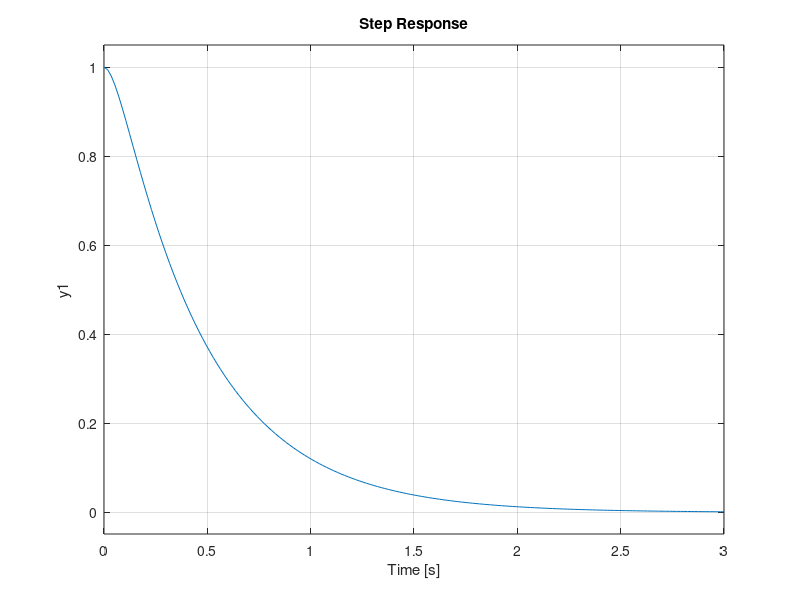

This figure's MATLAB source:
clear; close all; clc;

% variaveis
R = 10;
L = 5;
C = 5e-3;

A = [0, -1/L; 1/C, -1/(R*C)];
B = [1/L; 0];
c = [0, 1/R];
D = 0;
c2 = [0 -1];
D2 = 1;

sys = ss(A,B,c,D)
% step(sys)
% [num,den] = ss2tf(A,B,c,D);
% sys2 = tf(num,den)
% step(sys2)
% step(sys,sys2)
% legend('sys','sys2')

[num2,den2] = ss2tf(A,B,c2,D2);
sys3 = tf(num2,den2)
step(sys3)

